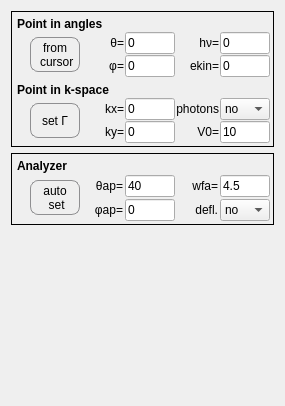
         <widget class="QWidget" name="KTransfPage">
          <property name="geometry">
           <rect>
            <x>0</x>
            <y>0</y>
            <width>285</width>
            <height>406</height>
           </rect>
          </property>
          <attribute name="label">
           <string> ▶  k-space transformation</string>
          </attribute>
          <layout class="QVBoxLayout" name="verticalLayout_2">
           <item>
            <widget class="QFrame" name="verticalFrame_2">
             <property name="frameShape">
              <enum>QFrame::Box</enum>
             </property>
             <layout class="QVBoxLayout" name="verticalLayout_6">
              <property name="spacing">
               <number>1</number>
              </property>
              <property name="leftMargin">
               <number>5</number>
              </property>
              <property name="topMargin">
               <number>5</number>
              </property>
              <property name="rightMargin">
               <number>3</number>
              </property>
              <property name="bottomMargin">
               <number>3</number>
              </property>
              <item>
               <widget class="QLabel" name="label_11">
                <property name="sizePolicy">
                 <sizepolicy hsizetype="Preferred" vsizetype="Fixed">
                  <horstretch>0</horstretch>
                  <verstretch>0</verstretch>
                 </sizepolicy>
                </property>
                <property name="font">
                 <font>
                  <pointsize>9</pointsize>
                  <weight>75</weight>
                  <bold>true</bold>
                 </font>
                </property>
                <property name="text">
                 <string>Point in angles</string>
                </property>
                <property name="alignment">
                 <set>Qt::AlignLeading|Qt::AlignLeft|Qt::AlignVCenter</set>
                </property>
               </widget>
              </item>
              <item>
               <layout class="QHBoxLayout" name="horizontalLayout_6">
                <property name="leftMargin">
                 <number>13</number>
                </property>
                <property name="topMargin">
                 <number>0</number>
                </property>
                <property name="rightMargin">
                 <number>0</number>
                </property>
                <property name="bottomMargin">
                 <number>0</number>
                </property>
                <item>
                 <widget class="QPushButton" name="qpb_set_ref_p">
                  <property name="sizePolicy">
                   <sizepolicy hsizetype="Fixed" vsizetype="Fixed">
                    <horstretch>0</horstretch>
                    <verstretch>0</verstretch>
                   </sizepolicy>
                  </property>
                  <property name="minimumSize">
                   <size>
                    <width>50</width>
                    <height>35</height>
                   </size>
                  </property>
                  <property name="maximumSize">
                   <size>
                    <width>50</width>
                    <height>35</height>
                   </size>
                  </property>
                  <property name="styleSheet">
                   <string notr="true">#qpb_set_ref_p {
border: 1px solid #8f8f91;
border-radius: 8px;
background-color: qlineargradient(spread:pad, x1:0, y1:0, x2:0, y2:1, 
stop:0 rgba(250, 210, 200, 255), stop:0.65 rgba(230, 120, 110, 255), stop:1 rgba(150, 50, 40, 255));
}

#qpb_set_ref_p:pressed {
background-color: qlineargradient(spread:pad, x1:0, y1:0, x2:0, y2:1, 
stop:0 rgba(150, 50, 40, 255), stop:0.35 rgba(230, 120, 110, 255), stop:1 rgba(250, 210, 200, 255));
}

</string>
                  </property>
                  <property name="text">
                   <string>from
 cursor</string>
                  </property>
                  <property name="default">
                   <bool>true</bool>
                  </property>
                 </widget>
                </item>
                <item>
                 <layout class="QGridLayout" name="gridLayout">
                  <property name="leftMargin">
                   <number>0</number>
                  </property>
                  <property name="topMargin">
                   <number>0</number>
                  </property>
                  <property name="rightMargin">
                   <number>0</number>
                  </property>
                  <property name="bottomMargin">
                   <number>0</number>
                  </property>
                  <item row="1" column="0">
                   <widget class="QLabel" name="label">
                    <property name="sizePolicy">
                     <sizepolicy hsizetype="Minimum" vsizetype="Preferred">
                      <horstretch>0</horstretch>
                      <verstretch>0</verstretch>
                     </sizepolicy>
                    </property>
                    <property name="text">
                     <string>φ=</string>
                    </property>
                    <property name="alignment">
                     <set>Qt::AlignRight|Qt::AlignTrailing|Qt::AlignVCenter</set>
                    </property>
                   </widget>
                  </item>
                  <item row="0" column="2">
                   <widget class="QLabel" name="label_3">
                    <property name="sizePolicy">
                     <sizepolicy hsizetype="Minimum" vsizetype="Preferred">
                      <horstretch>0</horstretch>
                      <verstretch>0</verstretch>
                     </sizepolicy>
                    </property>
                    <property name="text">
                     <string>hν=</string>
                    </property>
                    <property name="alignment">
                     <set>Qt::AlignRight|Qt::AlignTrailing|Qt::AlignVCenter</set>
                    </property>
                   </widget>
                  </item>
                  <item row="1" column="1">
                   <widget class="QLineEdit" name="qle_tilt_ref">
                    <property name="sizePolicy">
                     <sizepolicy hsizetype="Minimum" vsizetype="Fixed">
                      <horstretch>0</horstretch>
                      <verstretch>0</verstretch>
                     </sizepolicy>
                    </property>
                    <property name="maximumSize">
                     <size>
                      <width>50</width>
                      <height>16777215</height>
                     </size>
                    </property>
                    <property name="text">
                     <string>0</string>
                    </property>
                   </widget>
                  </item>
                  <item row="0" column="1">
                   <widget class="QLineEdit" name="qle_theta_ref">
                    <property name="enabled">
                     <bool>true</bool>
                    </property>
                    <property name="sizePolicy">
                     <sizepolicy hsizetype="Minimum" vsizetype="Fixed">
                      <horstretch>0</horstretch>
                      <verstretch>0</verstretch>
                     </sizepolicy>
                    </property>
                    <property name="minimumSize">
                     <size>
                      <width>0</width>
                      <height>0</height>
                     </size>
                    </property>
                    <property name="maximumSize">
                     <size>
                      <width>50</width>
                      <height>16777215</height>
                     </size>
                    </property>
                    <property name="whatsThis">
                     <string/>
                    </property>
                    <property name="accessibleDescription">
                     <string/>
                    </property>
                    <property name="inputMask">
                     <string/>
                    </property>
                    <property name="text">
                     <string>0</string>
                    </property>
                    <property name="placeholderText">
                     <string/>
                    </property>
                   </widget>
                  </item>
                  <item row="0" column="0">
                   <widget class="QLabel" name="label_2">
                    <property name="sizePolicy">
                     <sizepolicy hsizetype="Minimum" vsizetype="Preferred">
                      <horstretch>0</horstretch>
                      <verstretch>0</verstretch>
                     </sizepolicy>
                    </property>
                    <property name="text">
                     <string>θ=</string>
                    </property>
                    <property name="alignment">
                     <set>Qt::AlignRight|Qt::AlignTrailing|Qt::AlignVCenter</set>
                    </property>
                   </widget>
                  </item>
                  <item row="0" column="3">
                   <widget class="QLineEdit" name="qle_hv_ref">
                    <property name="sizePolicy">
                     <sizepolicy hsizetype="Minimum" vsizetype="Fixed">
                      <horstretch>0</horstretch>
                      <verstretch>0</verstretch>
                     </sizepolicy>
                    </property>
                    <property name="maximumSize">
                     <size>
                      <width>50</width>
                      <height>16777215</height>
                     </size>
                    </property>
                    <property name="text">
                     <string>0</string>
                    </property>
                   </widget>
                  </item>
                  <item row="1" column="2">
                   <widget class="QLabel" name="label_4">
                    <property name="sizePolicy">
                     <sizepolicy hsizetype="Minimum" vsizetype="Preferred">
                      <horstretch>0</horstretch>
                      <verstretch>0</verstretch>
                     </sizepolicy>
                    </property>
                    <property name="text">
                     <string>ekin=</string>
                    </property>
                    <property name="alignment">
                     <set>Qt::AlignRight|Qt::AlignTrailing|Qt::AlignVCenter</set>
                    </property>
                   </widget>
                  </item>
                  <item row="1" column="3">
                   <widget class="QLineEdit" name="qle_energy_ref">
                    <property name="sizePolicy">
                     <sizepolicy hsizetype="Minimum" vsizetype="Fixed">
                      <horstretch>0</horstretch>
                      <verstretch>0</verstretch>
                     </sizepolicy>
                    </property>
                    <property name="maximumSize">
                     <size>
                      <width>50</width>
                      <height>16777215</height>
                     </size>
                    </property>
                    <property name="text">
                     <string>0</string>
                    </property>
                   </widget>
                  </item>
                 </layout>
                </item>
               </layout>
              </item>
              <item>
               <spacer name="verticalSpacer_4">
                <property name="orientation">
                 <enum>Qt::Vertical</enum>
                </property>
                <property name="sizeType">
                 <enum>QSizePolicy::Fixed</enum>
                </property>
                <property name="sizeHint" stdset="0">
                 <size>
                  <width>20</width>
                  <height>5</height>
                 </size>
                </property>
               </spacer>
              </item>
              <item>
               <widget class="QLabel" name="label_24">
                <property name="font">
                 <font>
                  <pointsize>9</pointsize>
                  <weight>75</weight>
                  <bold>true</bold>
                 </font>
                </property>
                <property name="text">
                 <string>Point in k-space</string>
                </property>
                <property name="alignment">
                 <set>Qt::AlignLeading|Qt::AlignLeft|Qt::AlignVCenter</set>
                </property>
               </widget>
              </item>
              <item>
               <layout class="QHBoxLayout" name="horizontalLayout_7">
                <property name="leftMargin">
                 <number>13</number>
                </property>
                <property name="topMargin">
                 <number>0</number>
                </property>
                <property name="rightMargin">
                 <number>0</number>
                </property>
                <property name="bottomMargin">
                 <number>0</number>
                </property>
                <item>
                 <widget class="QPushButton" name="qpb_set_ref_gamma">
                  <property name="sizePolicy">
                   <sizepolicy hsizetype="Fixed" vsizetype="Fixed">
                    <horstretch>0</horstretch>
                    <verstretch>0</verstretch>
                   </sizepolicy>
                  </property>
                  <property name="minimumSize">
                   <size>
                    <width>50</width>
                    <height>35</height>
                   </size>
                  </property>
                  <property name="maximumSize">
                   <size>
                    <width>50</width>
                    <height>35</height>
                   </size>
                  </property>
                  <property name="styleSheet">
                   <string notr="true">#qpb_set_ref_gamma {
border: 1px solid #8f8f91;
border-radius: 8px;
background-color: qlineargradient(spread:pad, x1:0, y1:0, x2:0, y2:1, 
stop:0 rgba(250, 210, 200, 255), stop:0.65 rgba(230, 120, 110, 255), stop:1 rgba(150, 50, 40, 255));
}

#qpb_set_ref_gamma:pressed {
background-color: qlineargradient(spread:pad, x1:0, y1:0, x2:0, y2:1, 
stop:0 rgba(150, 50, 40, 255), stop:0.35 rgba(230, 120, 110, 255), stop:1 rgba(250, 210, 200, 255));
}
</string>
                  </property>
                  <property name="text">
                   <string>set Γ</string>
                  </property>
                 </widget>
                </item>
                <item>
                 <layout class="QGridLayout" name="gridLayout_2">
                  <property name="leftMargin">
                   <number>0</number>
                  </property>
                  <property name="topMargin">
                   <number>0</number>
                  </property>
                  <property name="rightMargin">
                   <number>0</number>
                  </property>
                  <property name="bottomMargin">
                   <number>0</number>
                  </property>
                  <item row="1" column="0">
                   <widget class="QLabel" name="label_7">
                    <property name="text">
                     <string>ky=</string>
                    </property>
                    <property name="alignment">
                     <set>Qt::AlignRight|Qt::AlignTrailing|Qt::AlignVCenter</set>
                    </property>
                   </widget>
                  </item>
                  <item row="0" column="0">
                   <widget class="QLabel" name="label_5">
                    <property name="text">
                     <string>kx=</string>
                    </property>
                    <property name="alignment">
                     <set>Qt::AlignRight|Qt::AlignTrailing|Qt::AlignVCenter</set>
                    </property>
                   </widget>
                  </item>
                  <item row="1" column="1">
                   <widget class="QLineEdit" name="qle_ky_ref">
                    <property name="maximumSize">
                     <size>
                      <width>50</width>
                      <height>16777215</height>
                     </size>
                    </property>
                    <property name="text">
                     <string>0</string>
                    </property>
                   </widget>
                  </item>
                  <item row="0" column="2">
                   <widget class="QLabel" name="label_12">
                    <property name="text">
                     <string>photons</string>
                    </property>
                    <property name="alignment">
                     <set>Qt::AlignRight|Qt::AlignTrailing|Qt::AlignVCenter</set>
                    </property>
                   </widget>
                  </item>
                  <item row="0" column="1">
                   <widget class="QLineEdit" name="qle_kx_ref">
                    <property name="maximumSize">
                     <size>
                      <width>50</width>
                      <height>16777215</height>
                     </size>
                    </property>
                    <property name="text">
                     <string>0</string>
                    </property>
                   </widget>
                  </item>
                  <item row="0" column="3">
                   <widget class="QComboBox" name="qcb_kph">
                    <property name="maximumSize">
                     <size>
                      <width>50</width>
                      <height>16777215</height>
                     </size>
                    </property>
                    <property name="styleSheet">
                     <string notr="true"/>
                    </property>
                    <property name="currentText">
                     <string>no</string>
                    </property>
                    <property name="currentIndex">
                     <number>0</number>
                    </property>
                    <item>
                     <property name="text">
                      <string>no</string>
                     </property>
                    </item>
                    <item>
                     <property name="text">
                      <string>yes</string>
                     </property>
                    </item>
                   </widget>
                  </item>
                  <item row="1" column="2">
                   <widget class="QLabel" name="label_13">
                    <property name="text">
                     <string>V0=</string>
                    </property>
                    <property name="alignment">
                     <set>Qt::AlignRight|Qt::AlignTrailing|Qt::AlignVCenter</set>
                    </property>
                   </widget>
                  </item>
                  <item row="1" column="3">
                   <widget class="QLineEdit" name="qle_inn_pot">
                    <property name="maximumSize">
                     <size>
                      <width>50</width>
                      <height>16777215</height>
                     </size>
                    </property>
                    <property name="text">
                     <string>10</string>
                    </property>
                   </widget>
                  </item>
                 </layout>
                </item>
               </layout>
              </item>
             </layout>
            </widget>
           </item>
           <item>
            <widget class="QFrame" name="verticalFrame_2">
             <property name="frameShape">
              <enum>QFrame::Box</enum>
             </property>
             <property name="lineWidth">
              <number>1</number>
             </property>
             <layout class="QVBoxLayout" name="verticalLayout_4">
              <property name="spacing">
               <number>2</number>
              </property>
              <property name="leftMargin">
               <number>5</number>
              </property>
              <property name="topMargin">
               <number>5</number>
              </property>
              <property name="rightMargin">
               <number>3</number>
              </property>
              <property name="bottomMargin">
               <number>3</number>
              </property>
              <item>
               <widget class="QLabel" name="label_14">
                <property name="font">
                 <font>
                  <pointsize>9</pointsize>
                  <weight>75</weight>
                  <italic>false</italic>
                  <bold>true</bold>
                 </font>
                </property>
                <property name="text">
                 <string>Analyzer</string>
                </property>
                <property name="alignment">
                 <set>Qt::AlignLeading|Qt::AlignLeft|Qt::AlignVCenter</set>
                </property>
               </widget>
              </item>
              <item>
               <layout class="QHBoxLayout" name="horizontalLayout_5">
                <property name="leftMargin">
                 <number>13</number>
                </property>
                <property name="topMargin">
                 <number>0</number>
                </property>
                <property name="rightMargin">
                 <number>0</number>
                </property>
                <property name="bottomMargin">
                 <number>0</number>
                </property>
                <item>
                 <widget class="QPushButton" name="qpb_set_analyzer">
                  <property name="sizePolicy">
                   <sizepolicy hsizetype="Fixed" vsizetype="Fixed">
                    <horstretch>0</horstretch>
                    <verstretch>0</verstretch>
                   </sizepolicy>
                  </property>
                  <property name="minimumSize">
                   <size>
                    <width>50</width>
                    <height>35</height>
                   </size>
                  </property>
                  <property name="maximumSize">
                   <size>
                    <width>50</width>
                    <height>35</height>
                   </size>
                  </property>
                  <property name="styleSheet">
                   <string notr="true">#qpb_set_analyzer {
border: 1px solid #8f8f91;
border-radius: 8px;
background-color: qlineargradient(spread:pad, x1:0, y1:0, x2:0, y2:1, 
stop:0 rgba(250, 210, 200, 255), stop:0.65 rgba(230, 120, 110, 255), stop:1 rgba(150, 50, 40, 255));
}

#qpb_set_analyzer:pressed {
background-color: qlineargradient(spread:pad, x1:0, y1:0, x2:0, y2:1, 
stop:0 rgba(150, 50, 40, 255), stop:0.35 rgba(230, 120, 110, 255), stop:1 rgba(250, 210, 200, 255));
}
</string>
                  </property>
                  <property name="text">
                   <string>auto
 set</string>
                  </property>
                 </widget>
                </item>
                <item>
                 <layout class="QGridLayout" name="gridLayout_3">
                  <property name="leftMargin">
                   <number>0</number>
                  </property>
                  <property name="topMargin">
                   <number>0</number>
                  </property>
                  <property name="rightMargin">
                   <number>0</number>
                  </property>
                  <property name="bottomMargin">
                   <number>0</number>
                  </property>
                  <item row="1" column="3">
                   <widget class="QComboBox" name="qcb_defl">
                    <property name="maximumSize">
                     <size>
                      <width>50</width>
                      <height>16777215</height>
                     </size>
                    </property>
                    <property name="styleSheet">
                     <string notr="true"/>
                    </property>
                    <property name="editable">
                     <bool>false</bool>
                    </property>
                    <property name="currentIndex">
                     <number>0</number>
                    </property>
                    <item>
                     <property name="text">
                      <string>no</string>
                     </property>
                    </item>
                    <item>
                     <property name="text">
                      <string>yes</string>
                     </property>
                    </item>
                   </widget>
                  </item>
                  <item row="0" column="1">
                   <widget class="QLineEdit" name="qle_tht_ap">
                    <property name="sizePolicy">
                     <sizepolicy hsizetype="Preferred" vsizetype="Fixed">
                      <horstretch>0</horstretch>
                      <verstretch>0</verstretch>
                     </sizepolicy>
                    </property>
                    <property name="maximumSize">
                     <size>
                      <width>50</width>
                      <height>16777215</height>
                     </size>
                    </property>
                    <property name="text">
                     <string>40</string>
                    </property>
                   </widget>
                  </item>
                  <item row="0" column="2">
                   <widget class="QLabel" name="label_17">
                    <property name="text">
                     <string>wfa=</string>
                    </property>
                    <property name="alignment">
                     <set>Qt::AlignRight|Qt::AlignTrailing|Qt::AlignVCenter</set>
                    </property>
                   </widget>
                  </item>
                  <item row="1" column="2">
                   <widget class="QLabel" name="label_18">
                    <property name="text">
                     <string>defl.</string>
                    </property>
                    <property name="alignment">
                     <set>Qt::AlignRight|Qt::AlignTrailing|Qt::AlignVCenter</set>
                    </property>
                   </widget>
                  </item>
                  <item row="0" column="3">
                   <widget class="QLineEdit" name="qle_wfa">
                    <property name="maximumSize">
                     <size>
                      <width>50</width>
                      <height>16777215</height>
                     </size>
                    </property>
                    <property name="text">
                     <string>4.5</string>
                    </property>
                   </widget>
                  </item>
                  <item row="1" column="1">
                   <widget class="QLineEdit" name="qle_phi_ap">
                    <property name="maximumSize">
                     <size>
                      <width>50</width>
                      <height>16777215</height>
                     </size>
                    </property>
                    <property name="text">
                     <string>0</string>
                    </property>
                   </widget>
                  </item>
                  <item row="1" column="0">
                   <widget class="QLabel" name="label_16">
                    <property name="text">
                     <string>φap=</string>
                    </property>
                    <property name="alignment">
                     <set>Qt::AlignRight|Qt::AlignTrailing|Qt::AlignVCenter</set>
                    </property>
                   </widget>
                  </item>
                  <item row="0" column="0">
                   <widget class="QLabel" name="label_6">
                    <property name="text">
                     <string>θap=</string>
                    </property>
                    <property name="alignment">
                     <set>Qt::AlignRight|Qt::AlignTrailing|Qt::AlignVCenter</set>
                    </property>
                   </widget>
                  </item>
                 </layout>
                </item>
               </layout>
              </item>
             </layout>
            </widget>
           </item>
           <item>
            <spacer name="verticalSpacer_3">
             <property name="orientation">
              <enum>Qt::Vertical</enum>
             </property>
             <property name="sizeHint" stdset="0">
              <size>
               <width>20</width>
               <height>40</height>
              </size>
             </property>
            </spacer>
           </item>
          </layout>
         </widget>
